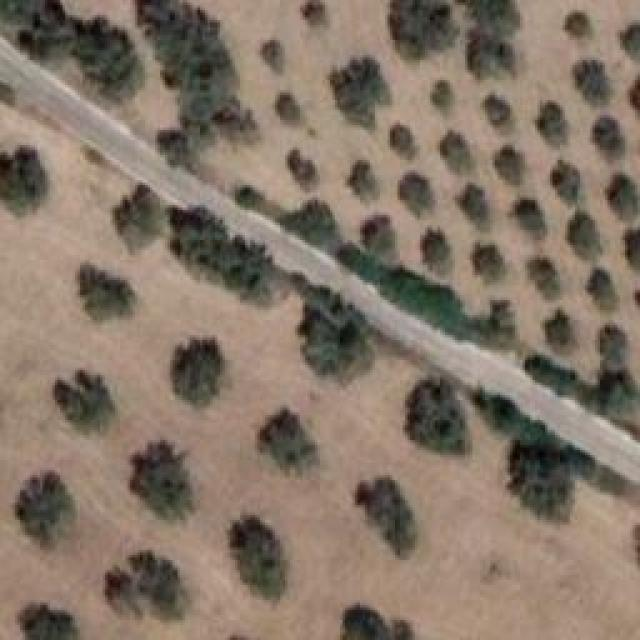
#> input picture Traditional Methods/inputs/a10_02_05_jpg.rf.f139d3fc8959a2c458b85abb6ed90820.jpg, 640 x 640 px, found by its file name; its folder holds only this picture in this run
$ python trad-methods.py   (older library calls are emulated)
#> lines starting #> are read from the running program, lines starting #| are printed output that depends on the picture; after the words box and inside, x2 and y2 are one past the last pixel; in counts of white or black regions, pixels touching at a corner belong together
import os
import cv2
import json
import numpy as np
from skimage.segmentation import slic, mark_boundaries
from skimage.util import img_as_float
from scipy.ndimage import maximum_filter, label

# Function to retrieve the image ID by filename from a JSON file
def get_image_id_by_filename(json_file_path, target_filename):
    try:
        with open(json_file_path, 'r') as file:
            data = json.load(file)

        images = data.get('images', [])
        for image in images:
            if image.get('file_name') == target_filename:
                return image.get('id')

        print(f"Filename '{target_filename}' not found in the JSON data.")
        return None
    except FileNotFoundError:
        print(f"JSON file '{json_file_path}' not found.")
        return None

# Function to apply Gabor filter
def apply_gabor_filter(img, ksize, sigma, theta, lamda, gamma, psi):
    g_kernel = cv2.getGaborKernel((ksize, ksize), sigma, theta, lamda, gamma, psi, ktype=cv2.CV_32F)
    return cv2.filter2D(img, cv2.CV_8UC3, g_kernel)

# Function for green color segmentation
def segment_green_objects(image):
    hsv_image = cv2.cvtColor(image, cv2.COLOR_BGR2HSV)
    lower_green = np.array([35, 50, 50])
    upper_green = np.array([85, 255, 255])
    mask = cv2.inRange(hsv_image, lower_green, upper_green)
    segmented_image = cv2.bitwise_and(image, image, mask=mask)
    return segmented_image, mask

# Function to append new data to a JSON file
def append_to_json_file(file_path, new_data):
    try:
        with open(file_path, 'r+') as file:
            try:
                data = json.load(file)
            except json.JSONDecodeError:
                data = []

            if isinstance(data, list):
                data.append(new_data)
            else:
                raise ValueError("JSON root must be a list to append data.")

            file.seek(0)
            json.dump(data, file, indent=4)
            file.truncate()
    except FileNotFoundError:
        with open(file_path, 'w') as file:
            json.dump([new_data], file, indent=4)

# Function to merge close local maxima
def merge_close_local_maxima(local_maxima, max_distance=25):
    merged_maxima = []
    for candidate in local_maxima:
        for idx, existing in enumerate(merged_maxima):
            if np.linalg.norm(np.array(candidate) - np.array(existing)) <= max_distance:
                merged_maxima[idx] = tuple(np.mean([existing, candidate], axis=0))
                break
        else:
            merged_maxima.append(candidate)
    return merged_maxima

# Define paths
GROUND_JSON = 'C:/wbf_test/beril-ozan-cem-work/new_idea/beril_work_test/ground.json'
INPUT_FOLDER = 'C:/wbf_test/beril-ozan-cem-work/new_idea/beril_work_test/inputs'
OUTPUT_FOLDER = 'C:/wbf_test/beril-ozan-cem-work/new_idea/beril_work_test/outputs'
JSON_FILE = 'C:/wbf_test/beril-ozan-cem-work/new_idea/beril_work_test/tree_centers.json'
GABOR_FOLDER = 'C:/wbf_test/beril-ozan-cem-work/new_idea/beril_work_test/output_gabor'
COLOR_FOLDER = 'C:/wbf_test/beril-ozan-cem-work/new_idea/beril_work_test/output_color'

# Ensure output directories exist
os.makedirs(OUTPUT_FOLDER, exist_ok=True)
os.makedirs(GABOR_FOLDER, exist_ok=True)
os.makedirs(COLOR_FOLDER, exist_ok=True)

# Main processing loop
for filename in os.listdir(INPUT_FOLDER):
    if filename.lower().endswith(('.png', '.jpg', '.jpeg')):
        # Load image
        img_path = os.path.join(INPUT_FOLDER, filename)
        img = cv2.imread(img_path)
#> img is the input picture: shape (640, 640, 3); mean B, G, R 103.2, 117.5, 132.8
        img = cv2.cvtColor(img, cv2.COLOR_BGR2RGB)

        # Step 1: Green Color Segmentation
        color_segmented_image, color_mask = segment_green_objects(img)
#> in segment_green_objects, `hsv_image = cv2.cvtColor(image, cv2.COLOR_BGR2HSV)`: hsv_image: shape (640, 640, 3); mean H, S, V 102.6, 58.3, 133.4
#> in segment_green_objects, `mask = cv2.inRange(hsv_image, lower_green, upper_green)`:
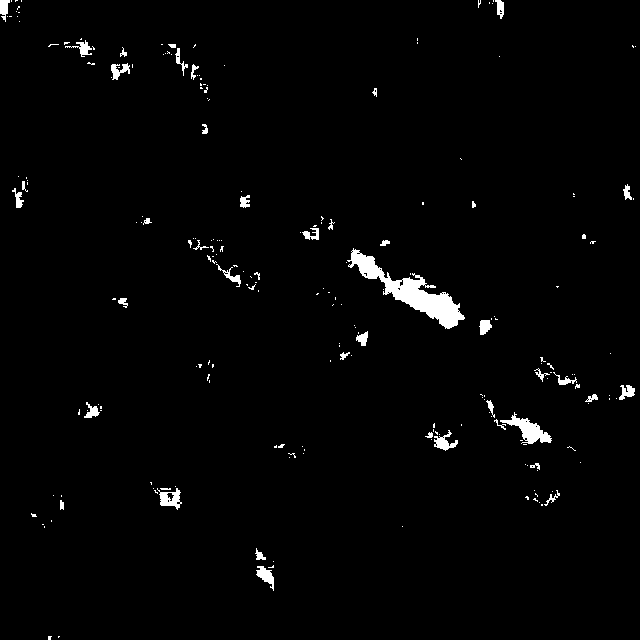
#> mask: shape (640, 640); 1.8% white; 221 white regions (177 under 20 px), largest, box (x1, y1, x2, y2) and area: (347, 248, 465, 329) 2510, (500, 412, 552, 444) 605, (157, 488, 182, 510) 273

        # Step 2: Gabor Filter
        ksize, sigma, theta, lamda, gamma, psi = 3, 2.0, np.pi / 4, 3.0, 0.5, 0
        gabor_channels = [apply_gabor_filter(img[:, :, ch], ksize, sigma, theta, lamda, gamma, psi) for ch in range(3)]
#> call 3 of apply_gabor_filter, with ksize = 3, sigma = 2, theta = 0.785, lamda = 3, gamma = 0.5, psi = 0
#> in apply_gabor_filter (call 3), `return cv2.filter2D(img, cv2.CV_8UC3, g_kernel)`:
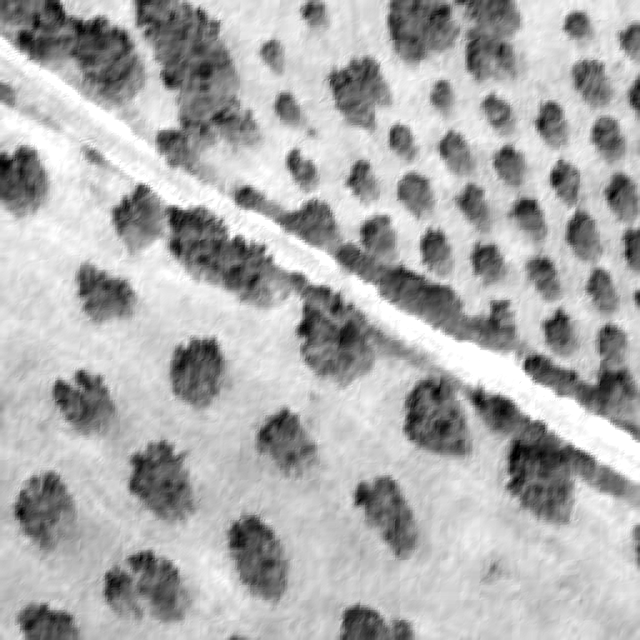
#> returned value: shape (640, 640); min 0, max 255, mean 173
#> gabor_channels = 3 items
        gabor_combined = cv2.merge(gabor_channels)
        gabor_gray = cv2.cvtColor(gabor_combined, cv2.COLOR_RGB2GRAY)
        _, gabor_mask = cv2.threshold(gabor_gray, 0, 255, cv2.THRESH_BINARY + cv2.THRESH_OTSU)
#> gabor_mask: shape (640, 640); 69.2% white; 86 black regions (30 under 20 px), largest, box (x1, y1, x2, y2) and area: (112, 184, 413, 381) 14032, (134, 0, 257, 175) 10695, (233, 185, 515, 350) 10208
        gabor_mask = cv2.bitwise_not(gabor_mask)

        # Save intermediate results
        cv2.imwrite(os.path.join(GABOR_FOLDER, f'processed_{filename}'), gabor_mask)
        cv2.imwrite(os.path.join(COLOR_FOLDER, f'processed_{filename}'), color_mask)

        # Step 3: Joint Probability Map
        joint_prob = 0.5 * (color_mask.astype('float32') / 255.0) + 0.5 * (gabor_mask.astype('float32') / 255.0)
        joint_prob = (255 * cv2.morphologyEx(joint_prob, cv2.MORPH_OPEN, np.ones((9, 9), np.uint8))).astype(np.uint8)
        _, thresholded_image = cv2.threshold(joint_prob, 0, 255, cv2.THRESH_BINARY + cv2.THRESH_OTSU)
#> thresholded_image: shape (640, 640); 29.5% white; 56 white regions, largest, box (x1, y1, x2, y2) and area: (167, 207, 402, 376) 11625, (135, 0, 254, 167) 10321, (280, 201, 515, 348) 9278

        # Step 4: Watershed Segmentation
        kernel = np.ones((3, 3), np.uint8)
        opening = cv2.morphologyEx(thresholded_image, cv2.MORPH_OPEN, kernel, iterations=2)
        sure_bg = cv2.dilate(opening, kernel, iterations=3)
#> sure_bg: shape (640, 640); 38.4% white; 54 white regions, largest, box (x1, y1, x2, y2) and area: (164, 204, 405, 379) 14425, (132, 0, 257, 170) 12228, (277, 198, 518, 351) 11965
        dist_transform = cv2.distanceTransform(opening, cv2.DIST_L2, 5)
        _, sure_fg = cv2.threshold(dist_transform, 0.01 * dist_transform.max(), 255, 0)
        sure_fg = np.uint8(sure_fg)
        unknown = cv2.subtract(sure_bg, sure_fg)
#> unknown: shape (640, 640); 8.9% white; 57 white regions (3 under 20 px), largest, box (x1, y1, x2, y2) and area: (164, 204, 405, 379) 2796, (277, 198, 518, 351) 2687, (464, 387, 630, 523) 1925

        ret, markers = cv2.connectedComponents(sure_fg)
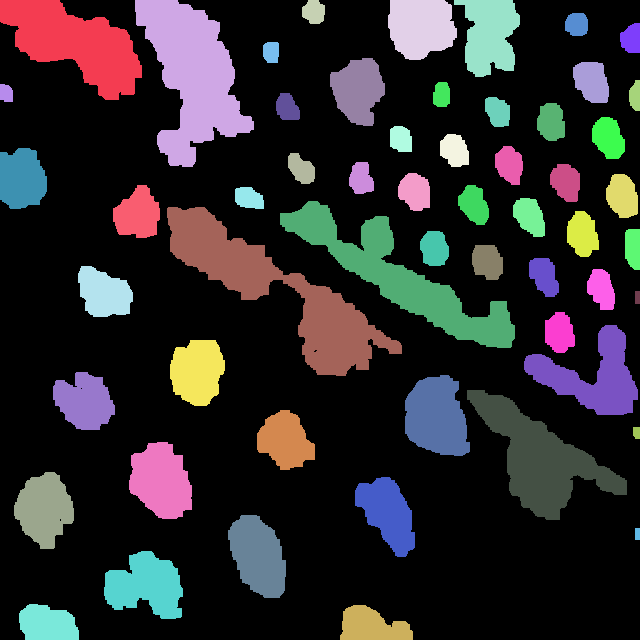
#> markers: shape (640, 640) int32; 57 distinct labels, from 0 to 56; one colour per label, 0 black
#> ret = 57
        markers = markers + 1
#> markers: shape (640, 640) int32; 57 distinct labels, from 1 to 57
        markers[unknown == 255] = 0
        markers = cv2.watershed(img, markers)
#> markers: shape (640, 640) int32; 58 distinct labels, from -1 to 57

        watershed_filled = np.zeros_like(img)
        img[markers == -1] = [255, 0, 0]
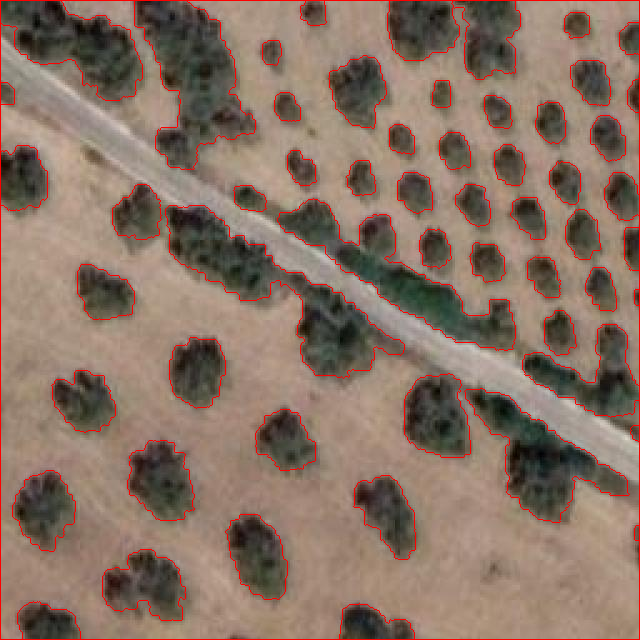
#> img: shape (640, 640, 3); mean R, G, B 136.6, 114.1, 100.3
        for marker in np.unique(markers):
            if marker > 1:
                watershed_filled[markers == marker] = [255, 0, 0]
#> this loop made 58 passes
#> marker on pass 1: -1

        # Step 5: Find and Merge Local Maxima
        local_maxima = maximum_filter(dist_transform, size=5) == dist_transform
#> local_maxima: shape (640, 640) bool; 64.7% white; 55 black regions, largest, box (x1, y1, x2, y2) and area: (165, 205, 404, 378) 13485, (133, 0, 256, 169) 11591, (278, 199, 517, 350) 11049
        labeled_maxima, num_features = label(local_maxima)
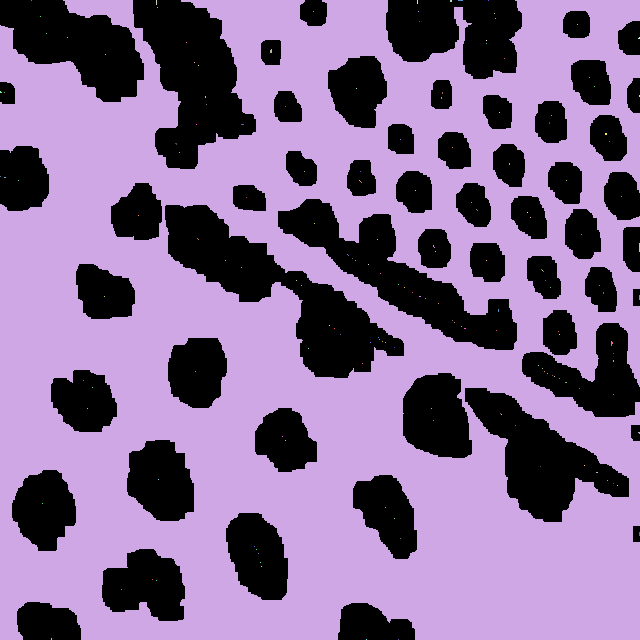
#> labeled_maxima: shape (640, 640) int32; 170 distinct labels, from 0 to 169; one colour per label, 0 black
#> num_features = 169

        filtered_coordinates = [
            tuple(coord)
            for i in range(1, num_features + 1)
            if np.sum(labeled_maxima == i) < 1000  # Threshold to filter large areas
            for coord in np.argwhere(labeled_maxima == i)
        ]
#> filtered_coordinates = 239 pairs, first value 0 to 639, second value 0 to 639
        merged_maxima = merge_close_local_maxima(filtered_coordinates)
#> the loop in merge_close_local_maxima, `for candidate in local_maxima:` made 239 passes
#> candidate on passes 1 to 3: (0, 31), (0, 156), (1, 156)
#> after the loop in merge_close_local_maxima, `for candidate in local_maxima:`: merged_maxima = 83 pairs, first value 0.0234 to 639, second value 2.25 to 639

        # Save tree centers and annotate image
        tree_no = 0
        for x, y in merged_maxima:
            tree_no += 1
            tree_data = {
                "id": get_image_id_by_filename(GROUND_JSON, filename),
                "file_name": filename,
                "tree_no": tree_no,
                "tree_center_x": int(x),
                "tree_center_y": int(y),
            }
            append_to_json_file(JSON_FILE, tree_data)
            cv2.circle(watershed_filled, (int(y), int(x)), 4, (255, 255, 255), -1)
#> this loop made 83 passes
#> (x, y) on passes 1 to 12: (8, 35.5), (5.03, 156.5), (13.78, 418.2), (0.0234, 460.8), (12.25, 493), (11, 313), (24, 577), (35, 56.5), (37.75, 638.8), (49.75, 495), (58.5, 194), (51.67, 270.7)
#| JSON file 'C:/wbf_test/beril-ozan-cem-work/new_idea/beril_work_test/ground.json' not found.
#| JSON file 'C:/wbf_test/beril-ozan-cem-work/new_idea/beril_work_test/ground.json' not found.
#| JSON file 'C:/wbf_test/beril-ozan-cem-work/new_idea/beril_work_test/ground.json' not found.
#| JSON file 'C:/wbf_test/beril-ozan-cem-work/new_idea/beril_work_test/ground.json' not found.
#| JSON file 'C:/wbf_test/beril-ozan-cem-work/new_idea/beril_work_test/ground.json' not found.
#| JSON file 'C:/wbf_test/beril-ozan-cem-work/new_idea/beril_work_test/ground.json' not found.
#| JSON file 'C:/wbf_test/beril-ozan-cem-work/new_idea/beril_work_test/ground.json' not found.
#| JSON file 'C:/wbf_test/beril-ozan-cem-work/new_idea/beril_work_test/ground.json' not found.
#> (further printed lines are left out)
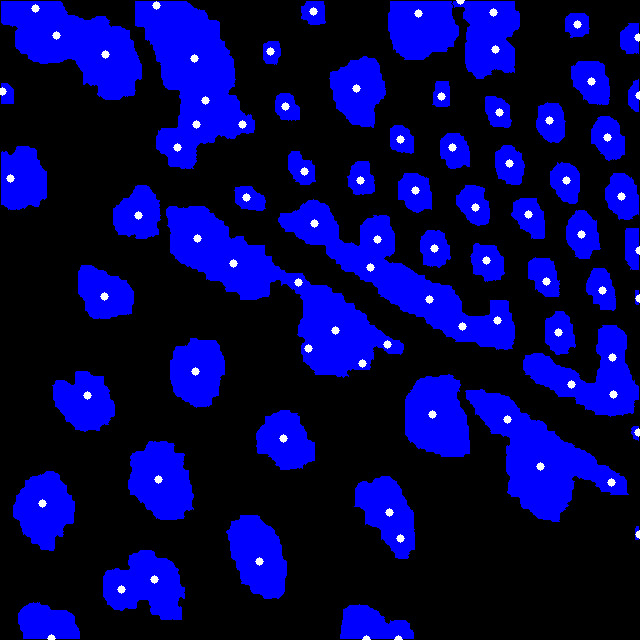
#> watershed_filled: shape (640, 640, 3); mean of channels 0, 1, 2 80.3, 2.4, 2.4; drawn as B, G, R
#> after the loop, tree_no = 83

        output_image_path = os.path.join(OUTPUT_FOLDER, f'processed_{filename}')
        cv2.imwrite(output_image_path, cv2.cvtColor(watershed_filled, cv2.COLOR_RGB2BGR))
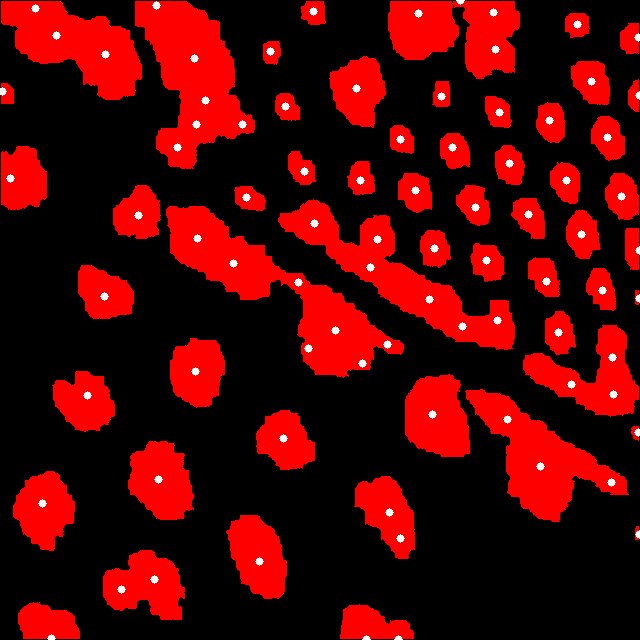
#> saved as processed_a10_02_05_jpg.rf.f139d3fc8959a2c458b85abb6ed90820.jpg: shape (640, 640, 3); mean B, G, R 2.4, 2.4, 80.3

        print(f"Processed: {filename}")
